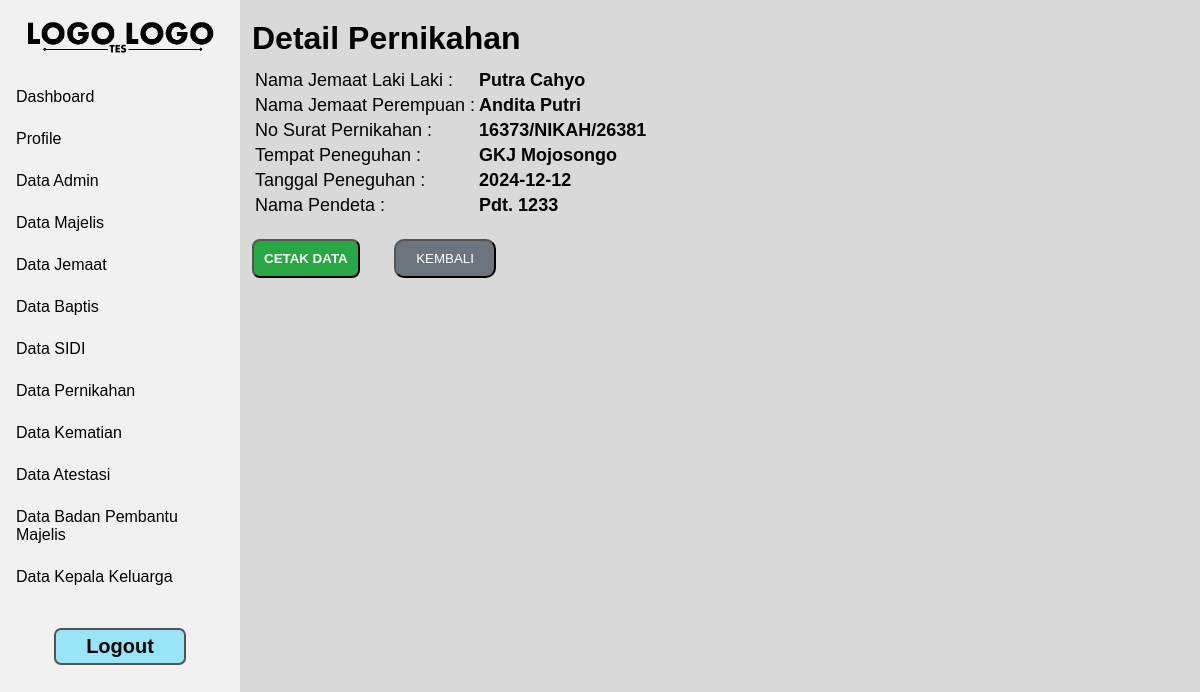
The app's page /admin/detail_pernikahan.php?id=4207040472383481 (signed in) with its own data.
### tables this page shows
CREATE TABLE `pernikahan` (
  `nik_laki_laki` varchar(16) NOT NULL,
  `nik_perempuan` varchar(16) NOT NULL,
  `no_surat_nikah` varchar(150) NOT NULL,
  `tempat_peneguhan` varchar(200) NOT NULL,
  `tanggal_peneguhan` date NOT NULL,
  `nama_pendeta` varchar(250) NOT NULL
);

CREATE TABLE `jemaat` (
  `nik` varchar(16) NOT NULL,
  `no_kk` varchar(16) NOT NULL,
  `nama_jemaat` varchar(200) NOT NULL,
  `password` varchar(200) NOT NULL,
  `jenis_kelamin` varchar(9) NOT NULL,
  `tempat_lahir` varchar(150) NOT NULL,
  `tanggal_lahir` date NOT NULL,
  `pendidikan_terakhir` varchar(100) NOT NULL,
  `pekerjaan` varchar(150) NOT NULL,
  `blok` varchar(2) NOT NULL,
  `pepanthan` varchar(50) NOT NULL,
  `status_hubungan_keluarga` varchar(100) NOT NULL,
  `status_jemaat` varchar(50) NOT NULL,
  `no_handphone` varchar(13) NOT NULL,
  `provinsi_kk` varchar(150) NOT NULL,
  `kab_kota_kk` varchar(150) NOT NULL,
  `kecamatan_kk` varchar(150) NOT NULL,
  `kelurahan_kk` varchar(150) NOT NULL,
  `rw_kk` varchar(4) NOT NULL,
  `rt_kk` varchar(4) NOT NULL,
  `provinsi_domisili` varchar(150) NOT NULL,
  `kab_kota_domisili` varchar(150) NOT NULL,
  `kecamatan_domisili` varchar(150) NOT NULL,
  `kelurahan_domisili` varchar(150) NOT NULL,
  `rw_domisili` varchar(4) NOT NULL,
  `rt_domisili` varchar(4) NOT NULL
);

### admin/detail_pernikahan.php (the view, shortened to what this page needs)
<!DOCTYPE html>
<html lang="en">
<head>
</head>
<body>
    <?php
        include "../session/session_login.php";
        include "navbar.php";
        $query = mysqli_query($konek_db, "SELECT
                pernikahan.nik_laki_laki,
                pernikahan.nik_perempuan,
                pernikahan.no_surat_nikah,
                pernikahan.tempat_peneguhan,
                pernikahan.tanggal_peneguhan,
                pernikahan.nama_pendeta,
                jemaat_laki.nama_jemaat AS nama_laki_laki,
                jemaat_perempuan.nama_jemaat AS nama_perempuan
            FROM pernikahan
            LEFT JOIN jemaat AS jemaat_laki ON pernikahan.nik_laki_laki = jemaat_laki.nik
            LEFT JOIN jemaat AS jemaat_perempuan ON pernikahan.nik_perempuan = jemaat_perempuan.nik
            WHERE pernikahan.nik_laki_laki = '".$_GET['id']."'
        ");
        $data = mysqli_fetch_array ($query);
    ?>
    <div class="body-content">
        <h1>Detail Pernikahan</h1>
        <form action="" method="POST">
            <table id="tb-list">
                <tr>
                    <td><label id="label-input">Nama Jemaat Laki Laki :</label></td>
                    <td><label id="data-list"><b><?php echo $data['nama_laki_laki'] ?></b></label></td>
                </tr>
                <tr>
                    <td><label id="label-input">Nama Jemaat Perempuan :</label></td>
                    <td><label id="data-list"><b><?php echo $data['nama_perempuan'] ?></b></label></td>
                </tr>
                <tr>
                    <td><label id="label-gejala">No Surat Pernikahan :</label></td>
                    <td><label id="data-list"><b><?php echo $data['no_surat_nikah'] ?></b></label></td>
                </tr>
                <tr>
                    <td><label id="label-gejala">Tempat Peneguhan :</label></td>
                    <td><label id="data-list"><b><?php echo $data['tempat_peneguhan']?></b></label></td>
                </tr>
                <tr>
                    <td><label id="label-gejala">Tanggal Peneguhan :</label></td>
                    <td><label id="data-list"><b><?php echo $data['tanggal_peneguhan'] ?></b></label></td>
                </tr>
                <tr>
                    <td><label id="label-gejala">Nama Pendeta :</label></td>
                    <td><label id="data-list"><b><?php echo $data['nama_pendeta'] ?></b></label></td>
                </tr>
            </table>
            <button id="btn-cetak" name='cetak'>CETAK DATA</button>
            <a id="-" href="data_pernikahan.php"><button id="btn-kembali" type="button">KEMBALI</button></a>
        </form>
    </div>
</body>
</html>

### css/style-navbar.css (style rules this page uses)
* { font-family: sans-serif; box-sizing: border-box; text-decoration: none; margin: 0; }
body { background-color: #D9D9D9; }
.body-content { padding-top: 20px; margin-left: 21%; overflow-y: scroll; -ms-overflow-style: none; scrollbar-width: none; height: 100%; }

### css/style-tb-btn.css (style rules this page uses)
#btn-kembali { background: #6c757d; color: #ffffff; cursor: pointer; border-radius: 10px; margin-top: 20px; padding: 10px 20px; }
#btn-cetak { background: #28a745; color: #ffffff; cursor: pointer; margin-top: 15px; padding: 10px 10px; border-radius: 8px; font-weight: bold; margin-right: 30px; }
#tb-list { margin-top: 10px; font-size: 18px; }
tr { vertical-align: top; }

### css/style-admin.css (style rules this page uses)
#data-list { font-size: 18px; }

### records on screen
pernikahan: jemaat.nama_jemaat "Putra Cahyo", jemaat.nama_jemaat "Andita Putri", no_surat_nikah "16373/NIKAH/26381", tempat_peneguhan "GKJ Mojosongo", tanggal_peneguhan "2024-12-12", nama_pendeta "Pdt. 1233"
